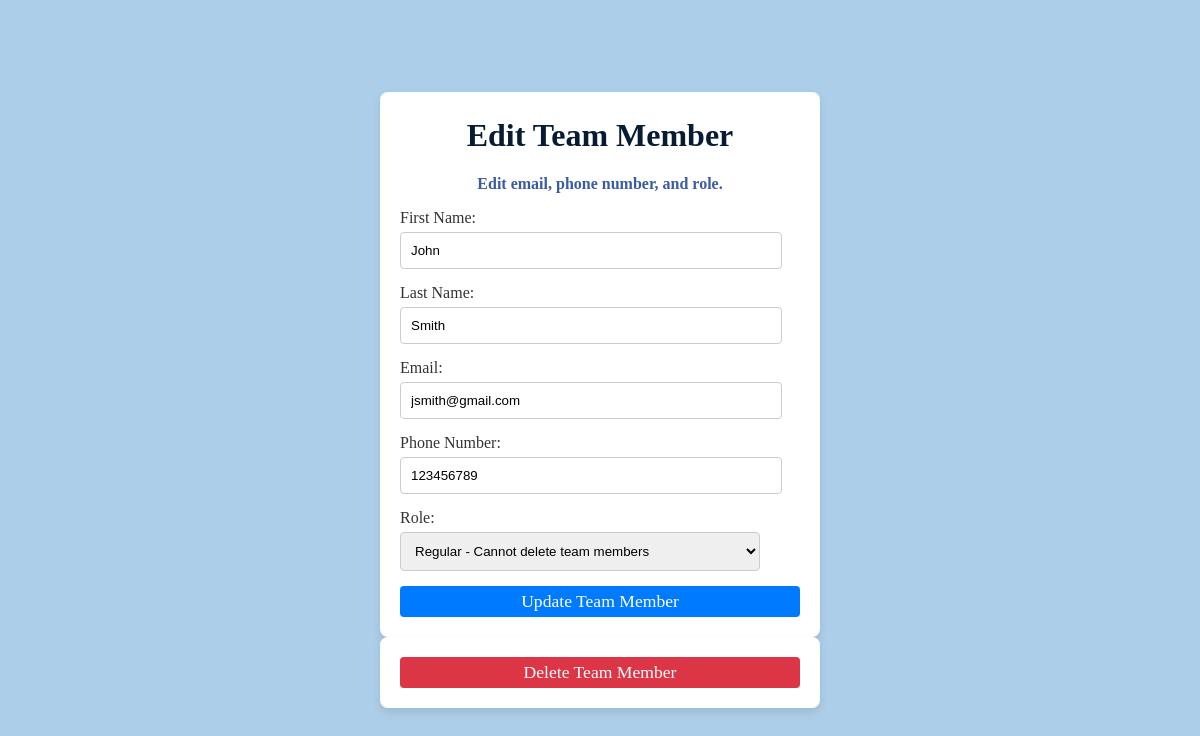
/api/edit/17/, run on the app's committed database.
### myapp/models.py (models this page shows, shortened)
class TeamMember(models.Model):
    ROLE_CHOICES = [
        ('admin', 'Admin'),
        ('regular', 'Regular'),
    ]
    first_name = models.CharField(max_length=100)
    last_name = models.CharField(max_length=100)
    email = models.EmailField(unique=True)
    phone_regex = RegexValidator(regex=r'^\+?1?\d{9,15}$', message="Phone number must be entered in the format: '+999999999'. Up to 15 digits allowed.")
    phone_number = models.CharField(validators=[phone_regex], max_length=17, blank=True) # Validators should be a list
    role = models.CharField(max_length=100)
    created_at = models.DateTimeField(auto_now_add=True)

### myapp/views.py (the view, shortened to what this page needs)
# urls.py: path('edit/<int:id>/', edit_team_member, name='edit_team_member'),
def edit_team_member(request, id):
    team_member = get_object_or_404(TeamMember, id=id)
    return render(request, 'edit_team_member.html', {'team_member': team_member})

### myapp/templates/edit_team_member.html (shortened to what this page needs)
<!DOCTYPE html>
<html lang="en">
<head>
</head>
<body>
    <form method="POST">
        <h1>Edit Team Member</h1>
        <h4>Edit email, phone number, and role.</h4>
        <label>First Name:</label>
        <input type="text" name="first_name" value="{{ team_member.first_name }}" required><br>
        <label>Last Name:</label>
        <input type="text" name="last_name" value="{{ team_member.last_name }}" required><br>
        <label>Email:</label>
        <input type="email" name="email" value="{{ team_member.email }}" required><br>
        <label>Phone Number:</label>
        <input type="tel" name="phone_number" value="{{ team_member.phone_number }}" required><br>
        <label>Role:</label>
        <select name="role" required>
            <option value="regular" {% if team_member.role == 'regular' %}selected{% endif %}>Regular - Cannot delete team members</option>
        </select><br>
        <button type="submit">Update Team Member</button>
    </form>
{% if team_member.role == 'regular' %}
<form method="POST" action="{% url 'delete_team_member' team_member.id %}">
    <button type="submit" class="delete-button">Delete Team Member</button>
</form>
{% endif %}
</body>
</html>
</body>
</html>

### myapp/templates/edit_team_member.html (style rules this page uses)
body { font-family: Georgia, 'Times New Roman', Times, serif, 'Times New Roman', Times, serif, sans-serif; background-color: #f0f0f0; color: #333; display: flex; justify-content: center; align-items: center; height: 100vh; margin: 0; flex-direction: column; background-color: #adcee9; }
h1 { font-size: 2.0em; color: #071c32; margin-bottom: 0em; margin-top: 5px; text-align: center; }
h4 { font-size: 1.0em; color: #3c5ca0; margin-bottom: 1em; text-align: center; }
form { background-color: white; padding: 20px; border-radius: 8px; box-shadow: 0 4px 8px rgba(0, 0, 0, 0.1); width: 100%; max-width: 400px; }
label { font-weight: normal; margin-top: 15px; display: block; }
input, select { width: 90%; padding: 10px; margin-top: 5px; border: 1px solid #ccc; border-radius: 4px; }
button { font-family: Georgia, 'Times New Roman', Times, serif, sans-serif; width: 100%; padding: 5px; background-color: #007BFF; color: white; border: none; border-radius: 4px; font-size: 1.1em; margin-top: 15px; cursor: pointer; }
.delete-button { font-family: Georgia, 'Times New Roman', Times, serif, sans-serif; width: 100%; padding: 5px; background-color: #dc3545; color: white; border: none; border-radius: 4px; font-size: 1.1em; margin-top: 0px; cursor: pointer; }

### data on the page
TeamMember: first_name "John", last_name "Smith", email "jsmith@gmail.com", phone_number "123456789", role "Regular - Cannot delete team members"
